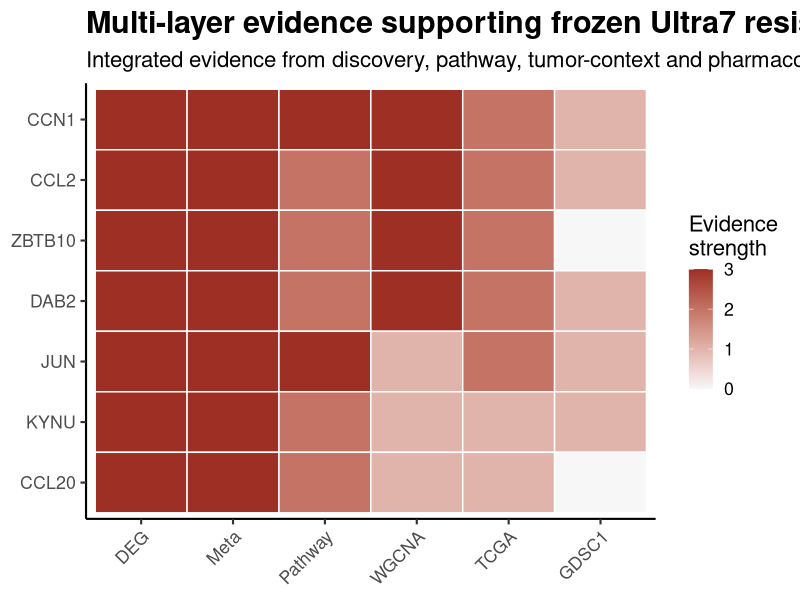
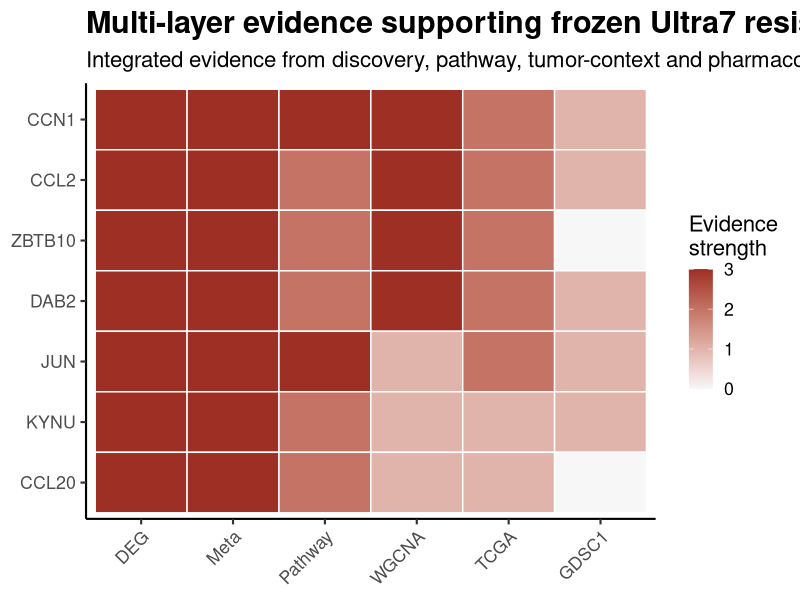

Reproduce these figures in R, in order.
project_root <- normalizePath(Sys.getenv("OSCC_PROJECT_ROOT", unset = getwd()), winslash = "/", mustWork = TRUE)

library(ggplot2)
library(reshape2)

evidence_mat <- data.frame(

Gene = c(
"CCN1",
"CCL2",
"ZBTB10",
"DAB2",
"JUN",
"KYNU",
"CCL20"
),

DEG = c(3,3,3,3,3,3,3),

Meta = c(3,3,3,3,3,3,3),

Pathway = c(3,2,2,2,3,2,2),

WGCNA = c(3,3,3,3,1,1,1),

TCGA = c(2,2,2,2,2,1,1),

GDSC1 = c(1,1,0,1,1,1,0)

)

rownames(evidence_mat) <- evidence_mat$Gene

evidence_mat$Gene <- NULL

plot_df <- melt(
  as.matrix(evidence_mat)
)

colnames(plot_df) <- c(
  "Gene",
  "Evidence",
  "Score"
)

plot_df$Gene <- factor(
  plot_df$Gene,
  levels = rev(rownames(evidence_mat))
)

p <- ggplot(
  plot_df,
  aes(
    Evidence,
    Gene,
    fill = Score
  )
)+
geom_tile(
  color="white",
  linewidth=0.5
)+
scale_fill_gradient(
  low="#F7F7F7",
  high="#9E2F25",
  limits=c(0,3)
)+
labs(
 title="Multi-layer evidence supporting frozen Ultra7 resistance candidates",
 subtitle="Integrated evidence from discovery, pathway, tumor-context and pharmacogenomic layers",
 x=NULL,
 y=NULL,
 fill="Evidence\nstrength"
)+
theme_classic(base_size=16)+
theme(
 plot.title=element_text(
  face="bold",
  size=22
 ),
 axis.text.x=element_text(
  angle=45,
  hjust=1
 )
)

ggsave(
 "Figure5A_Ultra7_multilayer_evidence.pdf",
 p,
 width=8,
 height=6
)

p
